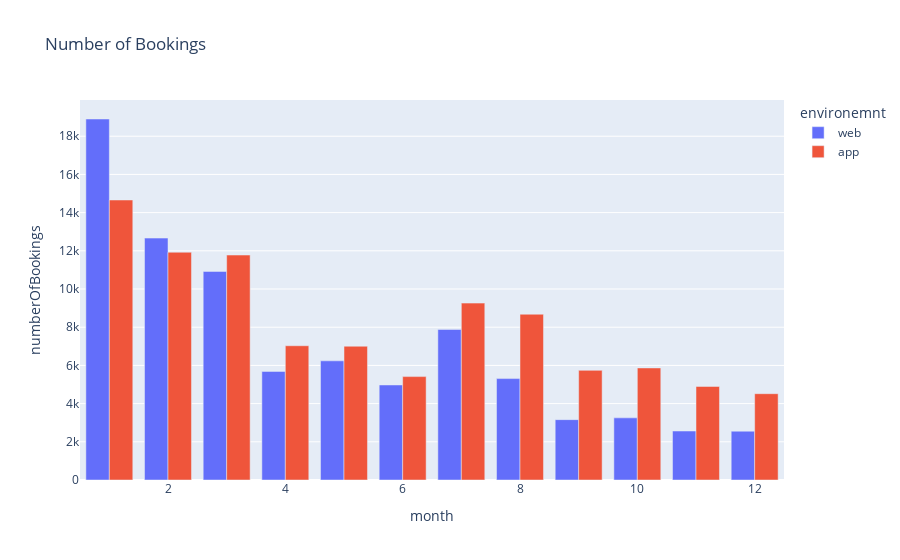

Notebook code for this chart:
### Code cell
fig = px.bar(df, x="month", y="numberOfBookings", color="environemnt", barmode = "group", title = "Number of Bookings")
fig.show()

### Figure 1 — Plotly figure (JSON) as saved in the notebook; plotly's stock layout.template omitted (floating-point values rounded to 4 significant figures)
{"data": [{"alignmentgroup": "True", "hovertemplate": "environemnt=web<br>month=%{x}<br>numberOfBookings=%{y}<extra></extra>", "legendgroup": "web", "marker": {"color": "#636efa"}, "name": "web", "offsetgroup": "web", "orientation": "v", "showlegend": true, "textposition": "auto", "type": "bar", "x": [12, 11, 9, 10, 6, 8, 4, 5, 7, 3, 2, 1], "xaxis": "x", "y": [2555, 2564, 3161, 3253, 4975, 5310, 5686, 6240, 7881, 10921, 12667, 18902], "yaxis": "y"}, {"alignmentgroup": "True", "hovertemplate": "environemnt=app<br>month=%{x}<br>numberOfBookings=%{y}<extra></extra>", "legendgroup": "app", "marker": {"color": "#EF553B"}, "name": "app", "offsetgroup": "app", "orientation": "v", "showlegend": true, "textposition": "auto", "type": "bar", "x": [12, 11, 6, 9, 10, 5, 4, 8, 7, 3, 2, 1], "xaxis": "x", "y": [4519, 4899, 5414, 5740, 5867, 7004, 7030, 8680, 9262, 11779, 11925, 14661], "yaxis": "y"}], "layout": {"barmode": "group", "legend": {"title": {"text": "environemnt"}, "tracegroupgap": 0}, "title": {"text": "Number of Bookings"}, "xaxis": {"anchor": "y", "domain": [0, 1], "title": {"text": "month"}}, "yaxis": {"anchor": "x", "domain": [0, 1], "title": {"text": "numberOfBookings"}}}}
